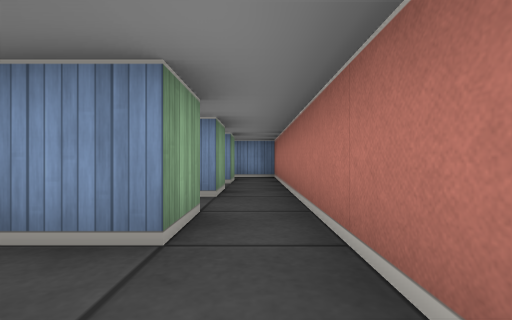
[1] (above)

16 first-person views from a walk through a cub3D maze. The camera is about half as high as the walls, looks level and sees 85° across. The floor is counted in squares. Each view is taken from the middle of a square. On the plan, view 1 faces up. The plan holds only what a view shows up to about 9 squares ahead; the rest is blank.

[2]
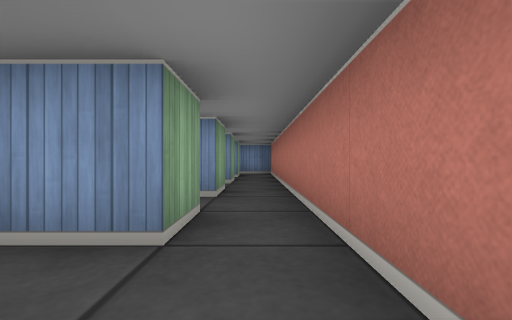

[3]
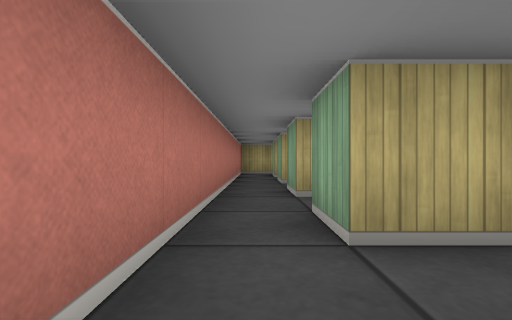

[4]
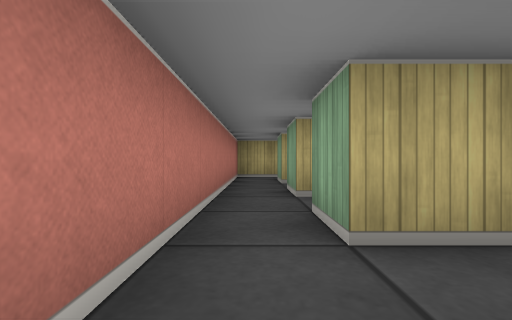

[5]
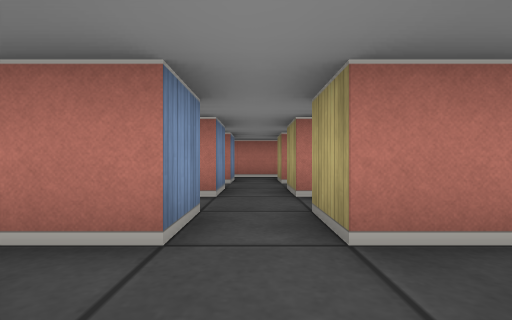

[6]
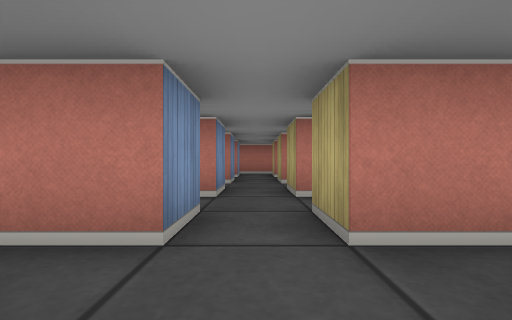

[7]
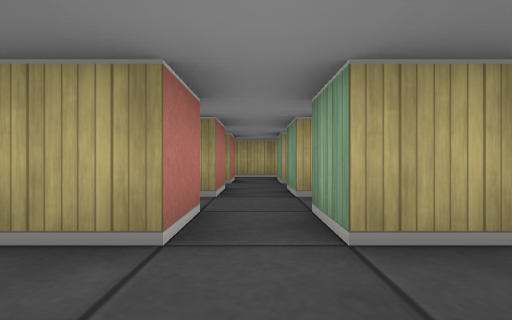

[8]
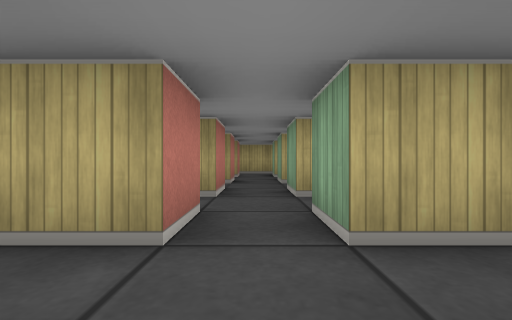

[9]
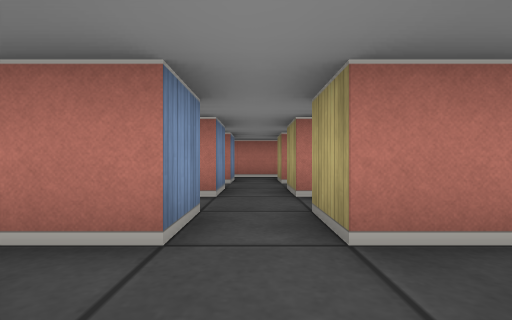

[10]
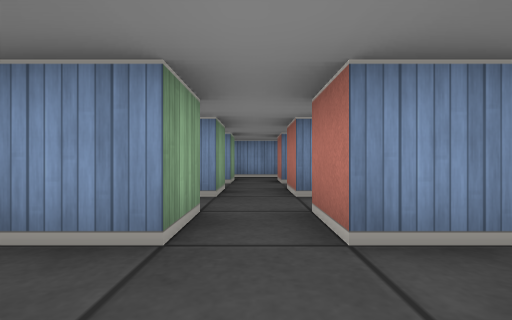

[11]
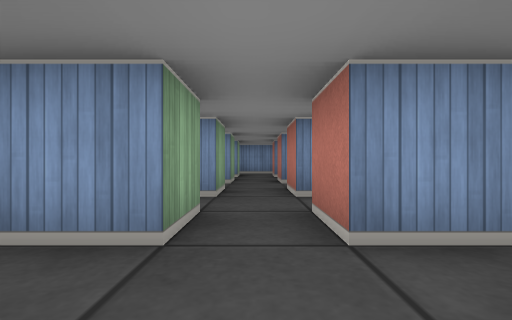

[12]
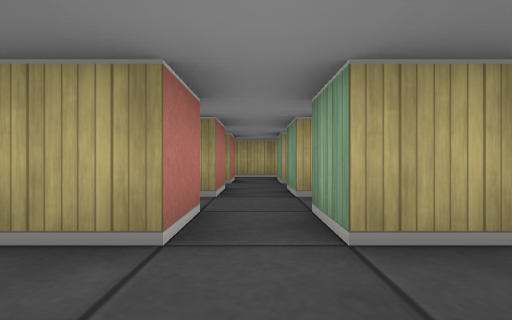

[13]
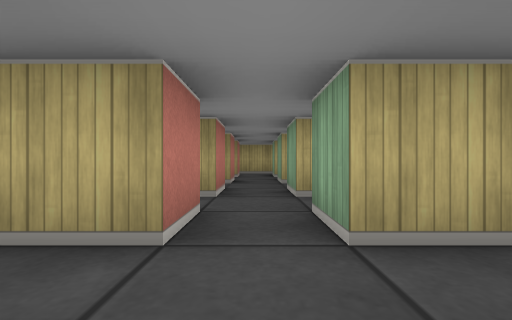

[14]
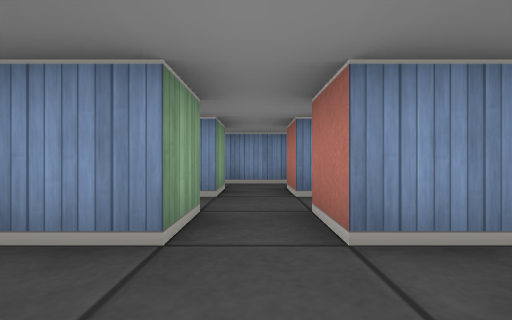

[15]
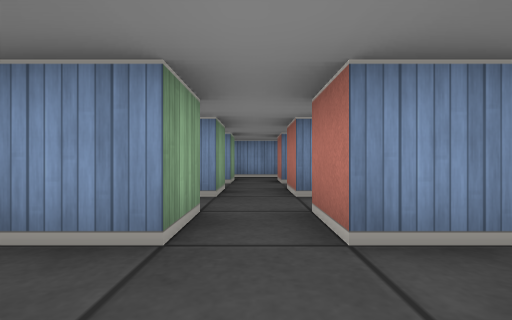

[16]
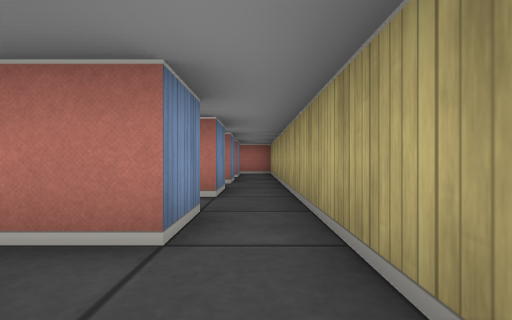

### Floor plan
Points are (right, up) in squares from view 1. A wall is a line through its corners. A room is listed if a view was taken in it or the views show most of it. See-through windows are left out.
Room 1 (views 1, 2, 3, 4, 5, 6, 7, 8, 9, 10, 11, 12, 13, 14, 15, 16)
walls: (-7.4, 0.5) (-6.5, 0.5) (-6.5, -0.5) (-7.4, -0.5); (-7.5, -1.5) (-6.5, -1.5) (-6.5, -2.5) (-7.5, -2.5) (-7.5, -1.5); (-5.5, -0.5) (-5.5, 0.5) (-4.5, 0.5) (-4.5, -0.5) (-5.5, -0.5); (-6.5, 2.5) (-6.5, 1.5) (-7.4, 1.5); (-5.5, -1.5) (-4.5, -1.5) (-4.5, -2.5) (-5.5, -2.5) (-5.5, -1.5); (-5.5, 1.5) (-5.5, 2.5) (-4.5, 2.5) (-4.5, 1.5) (-5.5, 1.5); (-7.5, -4.4) (-7.5, -3.5) (-6.5, -3.5) (-6.5, -4.5); (-3.5, -0.5) (-3.5, 0.5) (-2.6, 0.5); (-6.5, 4.5) (-6.5, 3.5); (-5.5, -4.5) (-5.5, -3.5) (-4.5, -3.5) (-4.5, -4.5); (-2.6, 1.5) (-3.5, 1.5) (-3.5, 2.5) (-2.5, 2.5); (-6.5, -5.5) (-6.5, -6.5) (-7.5, -6.5) (-7.5, -5.6); (-4.5, 4.5) (-4.5, 3.5) (-5.5, 3.5) (-5.5, 4.5); (-5.5, -5.5) (-4.5, -5.5) (-4.5, -6.5) (-5.5, -6.5) (-5.5, -5.5); (-2.5, -2.5) (-3.5, -2.5) (-3.5, -1.5) (-2.6, -1.5); (-3.5, -4.5) (-3.5, -3.5) (-2.5, -3.5); (-2.5, 3.5) (-3.5, 3.5) (-3.5, 4.5); (-1.4, 0.5) (-0.5, 0.5) (-0.5, -0.5) (-1.4, -0.5); (-6.5, 6.5) (-6.5, 5.6); (-1.4, -1.5) (-0.5, -1.5) (-0.5, -2.5) (-1.4, -2.5); (-1.5, 2.5) (-0.5, 2.5) (-0.5, 1.5) (-1.4, 1.5); (-3.5, 5.5) (-3.5, 6.5); (-4.5, 6.5) (-4.5, 5.5) (-5.5, 5.5) (-5.5, 6.4); (-1.5, -3.5) (-0.5, -3.5) (-0.5, -4.5); (-8.5, -7.5) (0.5, -7.5) (0.5, 7.5) (-0.6, 7.5); (-2.5, -6.5) (-3.5, -6.5) (-3.5, -5.6); (-0.5, 4.5) (-0.5, 3.5) (-1.4, 3.5); (-3.4, 7.5) (-6.6, 7.5); (-0.5, -5.5) (-0.5, -6.5) (-1.2, -6.5); (-0.5, 6.5) (-0.5, 5.6)

Positions as (right, up) in squares from view 1, and headings:
1: (0, 0), facing up
2: (0, -2), facing up
3: (0, 2), facing down
4: (0, 0), facing down
5: (-7, -3), facing right
6: (-9, -3), facing right
7: (-6, 0), facing down
8: (-6, 2), facing down
9: (-7, 3), facing right
10: (-6, 0), facing up
11: (-6, -2), facing up
12: (-4, 0), facing down
13: (-4, 2), facing down
14: (-4, 2), facing up
15: (-4, 0), facing up
16: (-9, -7), facing right
